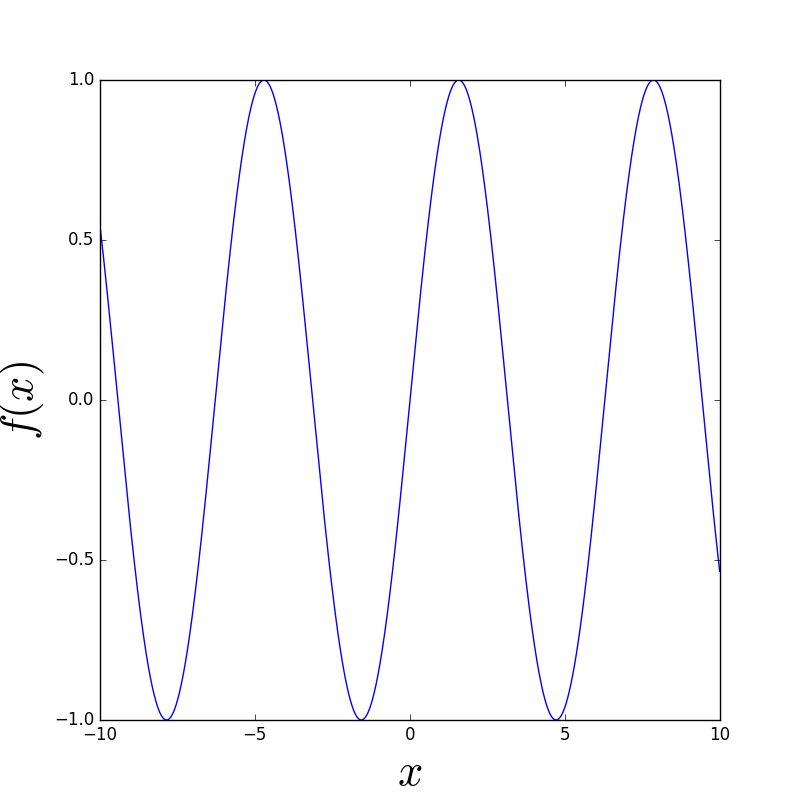

This figure's Python source:
#!/usr/bin/env python3
# -*- coding: utf-8 -*-

import numpy as np
import matplotlib.pyplot as plt

# Build datas ###############

x = np.arange(-10, 10, 0.01)
y = np.sin(x)

# Plot data #################

fig = plt.figure(figsize=(8.0, 8.0))
ax = fig.add_subplot(111)

ax.plot(x, y)

# Set labels ################

ax.set_xlabel(r"$x$", fontsize=32)
ax.set_ylabel(r"$f(x)$", fontsize=32)

# Save file and plot ########

plt.savefig("ax_set_label.png")
plt.show()
